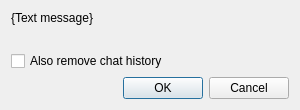
<?xml version="1.0" encoding="UTF-8"?>
<ui version="4.0">
 <class>RemoveChatDialog</class>
 <widget class="QDialog" name="RemoveChatDialog">
  <property name="geometry">
   <rect>
    <x>0</x>
    <y>0</y>
    <width>300</width>
    <height>110</height>
   </rect>
  </property>
  <property name="minimumSize">
   <size>
    <width>300</width>
    <height>110</height>
   </size>
  </property>
  <property name="windowTitle">
   <string>Remove friend</string>
  </property>
  <layout class="QVBoxLayout" name="verticalLayout">
   <item>
    <widget class="QLabel" name="label">
     <property name="text">
      <string notr="true">{Text message}</string>
     </property>
     <property name="alignment">
      <set>Qt::AlignLeading|Qt::AlignLeft|Qt::AlignTop</set>
     </property>
     <property name="wordWrap">
      <bool>true</bool>
     </property>
    </widget>
   </item>
   <item>
    <widget class="QCheckBox" name="removeHistory">
     <property name="accessibleDescription">
      <string>Remove all chat history with the friend if set</string>
     </property>
     <property name="text">
      <string>Also remove chat history</string>
     </property>
    </widget>
   </item>
   <item>
    <widget class="QDialogButtonBox" name="buttonBox">
     <property name="orientation">
      <enum>Qt::Horizontal</enum>
     </property>
     <property name="standardButtons">
      <set>QDialogButtonBox::Cancel|QDialogButtonBox::Ok</set>
     </property>
    </widget>
   </item>
  </layout>
 </widget>
 <resources/>
 <connections>
  <connection>
   <sender>buttonBox</sender>
   <signal>accepted()</signal>
   <receiver>RemoveChatDialog</receiver>
   <slot>accept()</slot>
   <hints>
    <hint type="sourcelabel">
     <x>248</x>
     <y>254</y>
    </hint>
    <hint type="destinationlabel">
     <x>157</x>
     <y>274</y>
    </hint>
   </hints>
  </connection>
  <connection>
   <sender>buttonBox</sender>
   <signal>rejected()</signal>
   <receiver>RemoveChatDialog</receiver>
   <slot>reject()</slot>
   <hints>
    <hint type="sourcelabel">
     <x>316</x>
     <y>260</y>
    </hint>
    <hint type="destinationlabel">
     <x>286</x>
     <y>274</y>
    </hint>
   </hints>
  </connection>
 </connections>
</ui>
